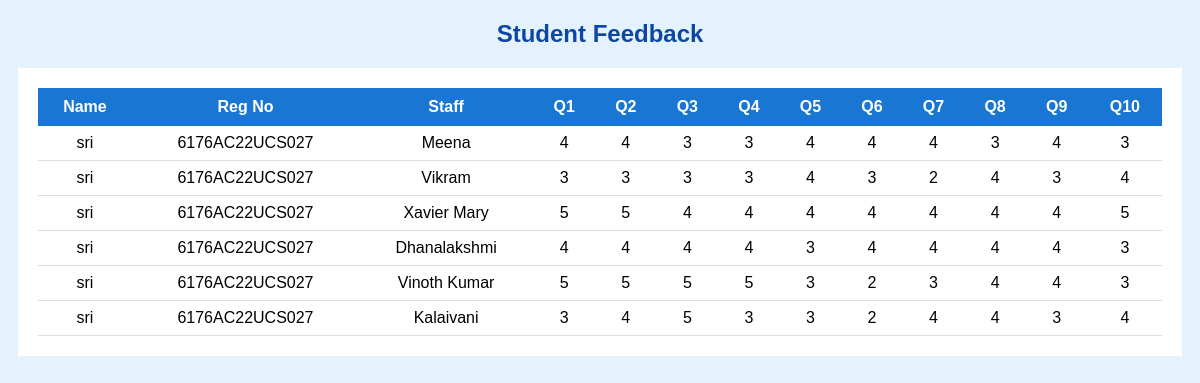
Page /staff-feedback/ on the committed database.
### myapps/models.py (models this page shows, shortened)
class Feedback(models.Model):
    student_name = models.CharField(max_length=100)
    register_number = models.CharField(max_length=50)
    staff_name = models.CharField(max_length=100)
    q1 = models.IntegerField()
    q2 = models.IntegerField()
    q3 = models.IntegerField()
    q4 = models.IntegerField()
    q5 = models.IntegerField()
    q6 = models.IntegerField()
    q7 = models.IntegerField()
    q8 = models.IntegerField()
    q9 = models.IntegerField()
    q10 = models.IntegerField()

### myapps/views.py (the view)
# urls.py: path('staff-feedback/',views.staff_feedback,name="staff_feedback"),
def staff_feedback(request):
    from .models import Feedback
    feedbacks = Feedback.objects.all().order_by("-id")
    return render(request, "staff_feedback.html", {
        "feedbacks": feedbacks
    })

### myapps/templates/staff_feedback.html (shortened to what this page needs)
{% load static %}
<!DOCTYPE html>
<html>
<head>
    <link rel="stylesheet" href="{% static 'css/staff_feedback.css' %}">
</head>
<body>
<h2>Student Feedback</h2>
<div class="table-container">
<table>
<tr>
<th>Name</th>
<th>Reg No</th>
<th>Staff</th>
<th>Q1</th>
<th>Q2</th>
<th>Q3</th>
<th>Q4</th>
<th>Q5</th>
<th>Q6</th>
<th>Q7</th>
<th>Q8</th>
<th>Q9</th>
<th>Q10</th>
</tr>
{% for f in feedbacks %}
<tr>
<td>{{ f.student_name }}</td>
<td>{{ f.register_number }}</td>
<td>{{ f.staff_name }}</td>
<td>{{ f.q1 }}</td>
<td>{{ f.q2 }}</td>
<td>{{ f.q3 }}</td>
<td>{{ f.q4 }}</td>
<td>{{ f.q5 }}</td>
<td>{{ f.q6 }}</td>
<td>{{ f.q7 }}</td>
<td>{{ f.q8 }}</td>
<td>{{ f.q9 }}</td>
<td>{{ f.q10 }}</td>
</tr>
{% endfor %}
</table>
</div>
</body>
</html>

### myapps/static/css/staff_feedback.css (style rules this page uses)
body { background:#e3f2fd; font-family: Arial; }
h2 { text-align:center; color:#0d47a1; }
.table-container { width:95%; margin:auto; background:white; padding:20px; }
table { width:100%; border-collapse:collapse; }
th { background:#1976d2; color:white; padding:10px; }
td { text-align:center; padding:8px; border-bottom:1px solid #ddd; }

### rows in the picture
Feedback: student_name "sri", register_number "6176AC22UCS027", staff_name "Meena", q1 "4", q2 "4", q3 "3", q4 "3", q5 "4", q6 "4", q7 "4", q8 "3", q9 "4", q10 "3"
Feedback: student_name "sri", register_number "6176AC22UCS027", staff_name "Vikram", q1 "3", q2 "3", q3 "3", q4 "3", q5 "4", q6 "3", q7 "2", q8 "4", q9 "3", q10 "4"
Feedback: student_name "sri", register_number "6176AC22UCS027", staff_name "Xavier Mary", q1 "5", q2 "5", q3 "4", q4 "4", q5 "4", q6 "4", q7 "4", q8 "4", q9 "4", q10 "5"
Feedback: student_name "sri", register_number "6176AC22UCS027", staff_name "Dhanalakshmi", q1 "4", q2 "4", q3 "4", q4 "4", q5 "3", q6 "4", q7 "4", q8 "4", q9 "4", q10 "3"
Feedback: student_name "sri", register_number "6176AC22UCS027", staff_name "Vinoth Kumar", q1 "5", q2 "5", q3 "5", q4 "5", q5 "3", q6 "2", q7 "3", q8 "4", q9 "4", q10 "3"
Feedback: student_name "sri", register_number "6176AC22UCS027", staff_name "Kalaivani", q1 "3", q2 "4", q3 "5", q4 "3", q5 "3", q6 "2", q7 "4", q8 "4", q9 "3", q10 "4"
